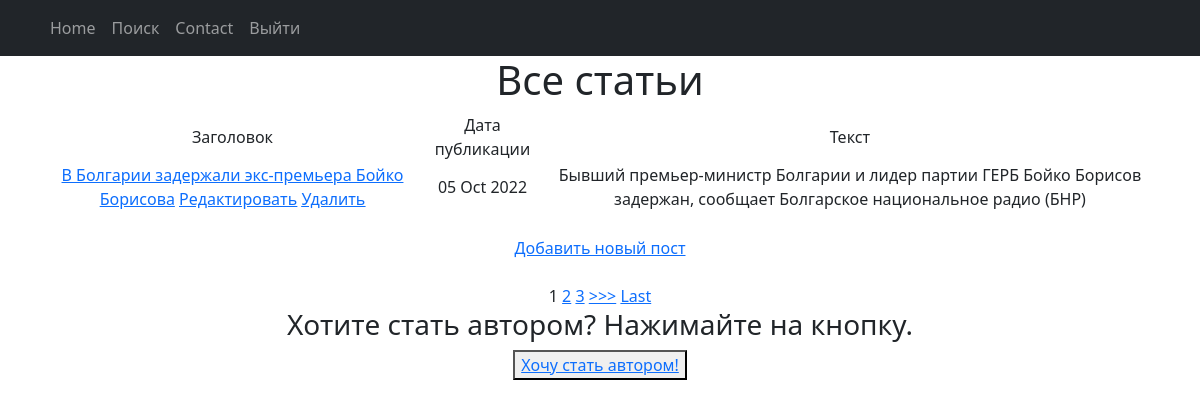
The page /news/ on the database as committed earlier.
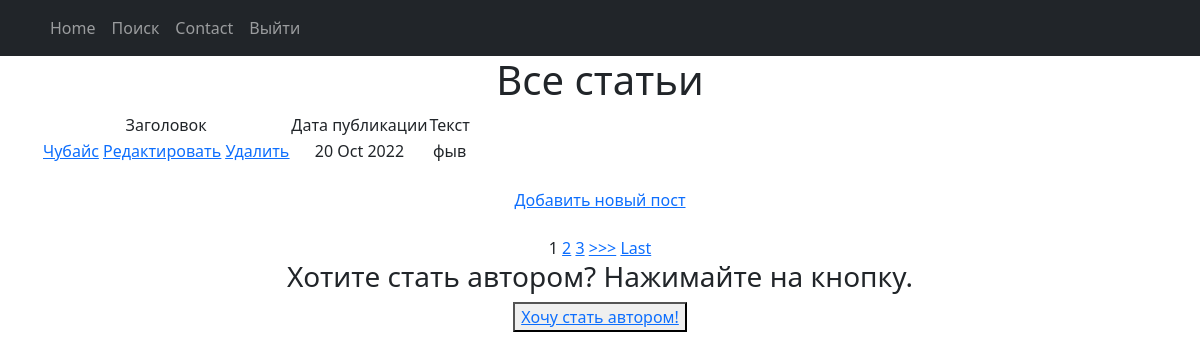
The same page on the database as committed later.
### portal/models.py (models this page shows, shortened)
class Post(models.Model):
    news = 'NW'
    article = 'AT'
    KIND = [(news, 'Новости'), (article, 'Статья')]
    author = models.ForeignKey(Author, on_delete=models.CASCADE)
    kind = models.CharField(max_length=2, choices=KIND, default=news)
    public_time = models.DateTimeField(auto_now_add=True)
    category = models.ManyToManyField(Category, through='PostCategory')
    article = models.CharField(max_length=255)
    text = models.TextField()
    rating = models.FloatField(default=0.0)

### portal/views.py (the view)
# urls.py: path('', NewList.as_view()),
class NewList(ListView):
    model = Post
    template_name = 'news.html'
    context_object_name = 'news'
    queryset = Post.objects.order_by('-public_time')
    paginate_by = 1
    def get_context_data(self, **kwargs):
        context = super().get_context_data(**kwargs)
        context['is_not_authors'] = not self.request.user.groups.filter(name='authors').exists()
        return context

### portal/templatetags/custom_filters.py (called while the page is built)
@register.filter(name='censor')
def censor(values):
    values_list = values.lower().split()
    values = values.split()
    bad_words = ['хуй', 'пизда', 'ебать', 'блять', 'пиздец', 'нахуй']
    for i in range(len(values_list) - 1):
        if values_list[i] in bad_words:
            values[i] = '*' * len(values[i])
    return ' '.join(values)

### templates/news.html (shortened to what this page needs)
{% extends 'default.html' %}
{% load custom_filters %}
{%block content%}
<h1>Все статьи</h1>
    <table>
        <tr>
            <td>
                Заголовок
            </td>
            <td>
                Дата публикации
            </td>
            <td>
                Текст
            </td>
        </tr>
        {% for new in news %}
        <tr>
            <td>
                <a href="{% url 'new_detail' new.id %}">{{new.article|censor}}</a>
                <a href="{% url 'new_update' new.id %}"><u>Редактировать</u></a>
                <a href="{% url 'new_delete' new.id %}"><u>Удалить</u></a>
            </td>
            <td>
                {{new.public_time|date:'d M Y'}}
            </td>
            <td>
                {{new.text|truncatewords:20|censor}}
            </td>
        </tr>
        {% endfor%}
    </table>
<br>
<a href="{% url 'new_create' %}">Добавить новый пост</a> <br>
<br>
{% if is_paginated %}
    {% for num in page_obj.paginator.page_range %}
        {% if page_obj.number == num %}
            <a>{{ num }}</a>
        {% elif num > page_obj.number|add:'-3' and num < page_obj.number|add:'3' %}
            <a href="?page={{ num }}">{{ num }}</a>
        {% endif %}
    {% endfor %}
    {% if page_obj.has_next %}
        <a href="?page={{ page_obj.next_page_number }}">>>></a>
        <a href="?page={{ page_obj.paginator.num_pages }}">Last</a>
    {% endif %}
{% endif %}
<br>
{% if is_not_authors %}
<h3>Хотите стать автором? Нажимайте на кнопку.</h3>
<button> <a href="{% url 'upgrade' %}"> Хочу стать автором!</a> </button>
{% endif %}
{%endblock content%}

Rows that differ between the two databases and show on the page:
no longer on this page (row unchanged): Post: article|censor "В Болгарии задержали экс-премьера Бойко Борисова", public_time "05 Oct 2022", text|censor "Бывший премьер-министр Болгарии и лидер партии ГЕРБ Бойко Борисов задержан, сообщает Болгарское национальное радио (БНР)"
added Post: article|censor "Чубайс", public_time "20 Oct 2022", text|censor "фыв"
